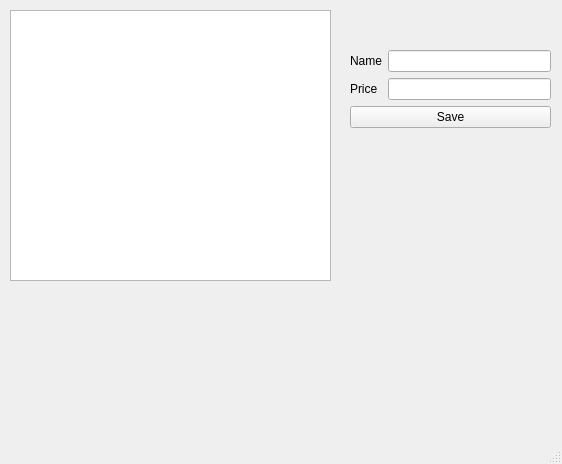
<?xml version="1.0" encoding="UTF-8"?>
<ui version="4.0">
 <class>MainWindow</class>
 <widget class="QMainWindow" name="MainWindow">
  <property name="geometry">
   <rect>
    <x>0</x>
    <y>0</y>
    <width>562</width>
    <height>464</height>
   </rect>
  </property>
  <property name="windowTitle">
   <string>MainWindow</string>
  </property>
  <widget class="QWidget" name="centralwidget">
   <widget class="QTableWidget" name="tableProducts">
    <property name="geometry">
     <rect>
      <x>10</x>
      <y>10</y>
      <width>321</width>
      <height>271</height>
     </rect>
    </property>
   </widget>
   <widget class="QWidget" name="formLayoutWidget">
    <property name="geometry">
     <rect>
      <x>350</x>
      <y>50</y>
      <width>201</width>
      <height>161</height>
     </rect>
    </property>
    <layout class="QFormLayout" name="formLayout">
     <item row="0" column="0">
      <widget class="QLabel" name="label">
       <property name="text">
        <string>Name</string>
       </property>
      </widget>
     </item>
     <item row="0" column="1">
      <widget class="QLineEdit" name="txtName"/>
     </item>
     <item row="1" column="1">
      <widget class="QLineEdit" name="txtPrice"/>
     </item>
     <item row="1" column="0">
      <widget class="QLabel" name="label_2">
       <property name="text">
        <string>Price</string>
       </property>
      </widget>
     </item>
     <item row="2" column="0" colspan="2">
      <widget class="QPushButton" name="btnSave">
       <property name="text">
        <string>Save</string>
       </property>
      </widget>
     </item>
    </layout>
   </widget>
  </widget>
  <widget class="QMenuBar" name="menubar">
   <property name="geometry">
    <rect>
     <x>0</x>
     <y>0</y>
     <width>562</width>
     <height>24</height>
    </rect>
   </property>
  </widget>
  <widget class="QStatusBar" name="statusbar"/>
 </widget>
 <resources/>
 <connections/>
</ui>
